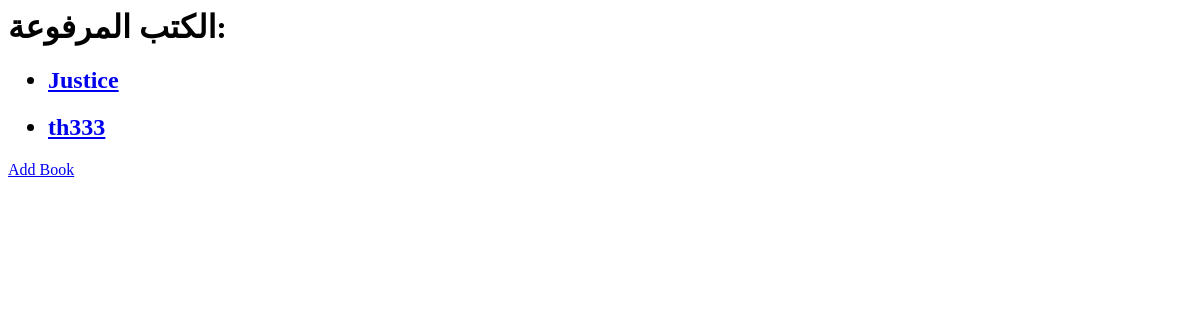
Before: /m9adery/books/ with the older database file.
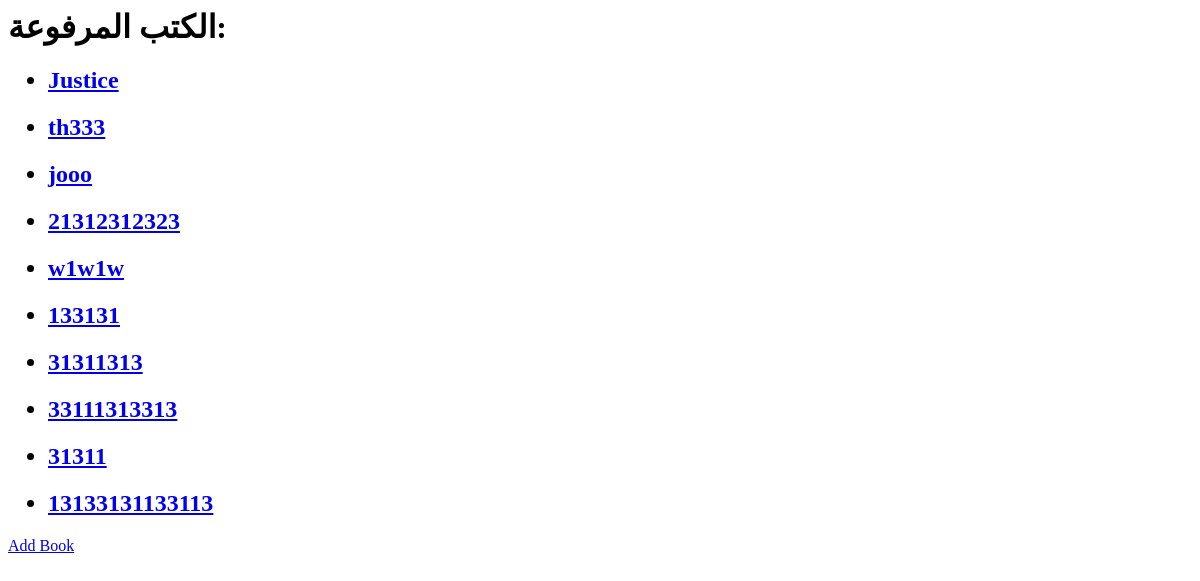
After: the same page with the newer database file.
### blocks/models.py (models this page shows, shortened)
class Book (models.Model):
    title = models.CharField(max_length=120,verbose_name=u'اسم الكتاب')
    description = models.TextField(verbose_name=u"وصف الكتاب", blank=True, help_text=u"اختياري")
    submitter = models.ForeignKey(User, null=True,
                                  on_delete=models.SET_NULL,
                                  related_name='book_contributions')
    cover = models.CharField(max_length=1000,blank=True,default='http://www.danieladorno.com/wp-content/uploads/2014/04/Empty_book_cover.png',verbose_name=u'غلاف الكتاب')
    download = models.CharField(max_length=250,verbose_name=u'رابط التحميل',blank=True, help_text=u"اختياري")
    submission_date = models.DateTimeField(u"تاريخ الرفع",
                                           auto_now_add=True)
    block = models.ManyToManyRel(Block,'block')
    category = models.ManyToManyRel(BookCategories,'category')

### blocks/views.py (the view)
class IndexView(generic.ListView):
    template_name = 'blocks/index.html'
    context_object_name = 'all_books'
    def get_queryset(self):
        return Book.objects.all()

### blocks/templates/blocks/index.html (shortened to what this page needs)
{% if all_books %}
<h1>الكتب المرفوعة:</h1>
<ul>
    {% for book in all_books %}
        <h2>
            <li>
                <a href="{% url 'm9adery:detail' book.id %}">{{ book.title }}</a>
            </li>
        </h2>
    {% endfor %}
</ul>
{% else %}
    <h3>There are no books yet</h3>
{% endif %}
<a href="{% url 'm9adery:book-add' %}">Add Book</a>

Changed rows visible on the page:
added Book: title "jooo"
added Book: title "21312312323"
added Book: title "w1w1w"
added Book: title "133131"
added Book: title "31311313"
added Book: title "33111313313"
added Book: title "31311"
added Book: title "13133131133113"
